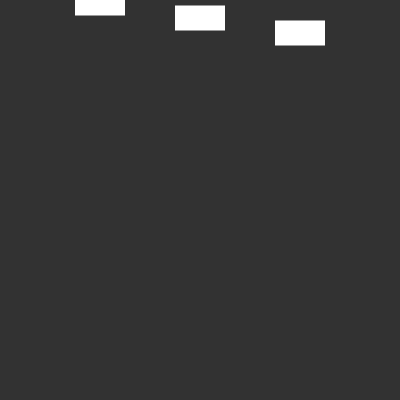
Frame 1 (no input)
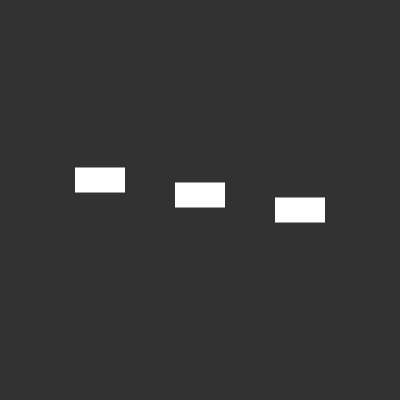
Frame 60 (no input)
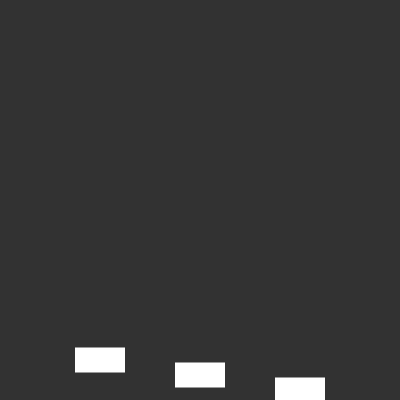
Frame 120 (the mouse pressed at the canvas centre since frame 60)

The p5.js sketch that drew these frames (run headless with seeded random() and noise() and a simulated clock; from frame 60 on, the mouse is pressed at the canvas centre):

// p5.js sketch
// ── sketch.js
let rectX = [0, 15, 30];
let rectY = [0, 15, 30];
let speeds = [3, 10, 5.5];
let speed = 3;

function setup() {
  createCanvas(400, 400);
  noStroke();
  rectMode(CENTER);
}

function draw() {
  background(50);
  fill(255);

for (let i = 0; i < rectY.length; i++){
let x = (i+1)*100;
let y = rectY[i]+speed;
rect(x, y, 50, 25);
if(y>=height){
y = 0;
}
rectY[i] = y;
}

}
